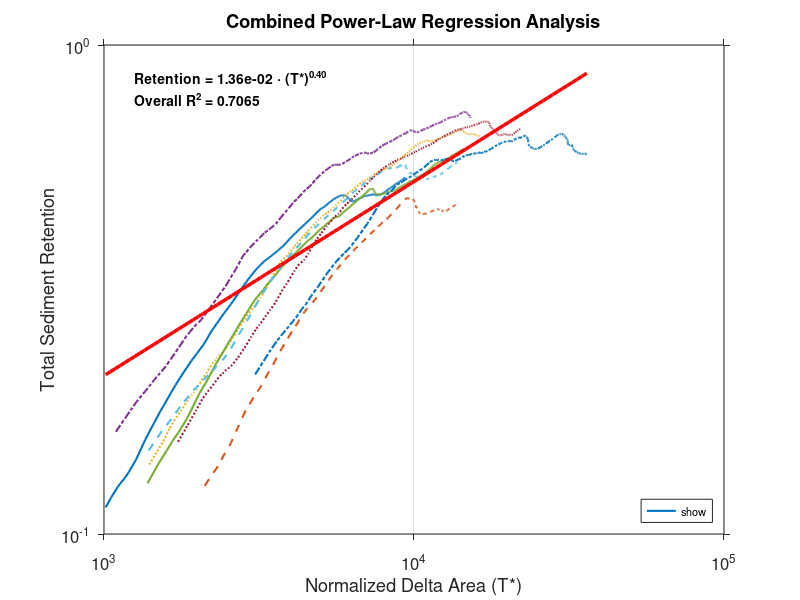

Reproduce this figure in MATLAB.
%% Sensitivity Analysis
load('logdata.mat')

%% 0. Calculate Analysis Start Point for Each Experiment
% -------------------------------------------------------------------------
% Find the index where 'wetfrac' reaches its maximum value to set
% the dynamic start point for analysis.
disp('0. Calculating analysis start points (based on wetfrac)...');
try
    if isfield(log, 'wetfrac') && ~isempty(log.wetfrac)
        num_cols = size(log.wetfrac, 2);
        [~, max_indices] = max(log.wetfrac(:, 1:num_cols));
        disp('Calculation complete. Start indices (max_indices):');
        disp(max_indices);
    else
        error('Field "log.wetfrac" is empty or does not exist.');
    end
catch ME
    disp('Error: Failed to calculate wetfrac indices. Check the message below.');
    disp(ME.message);
    return; % Stop execution on error
end

%% 1. Extract Parameters for All Experiments
% -------------------------------------------------------------------------
% Extract experiment conditions (settlevel, Qw, total) from folder names.
disp('1. Extracting parameters from folder names...');
num_experiments = length(log.folders);
params = []; % Structure array to store valid experiments
for i = 1:num_experiments
    folder_info = log.folders{i};
    token_settle = regexp(folder_info, 'settlevel(\d+\.?\d*)', 'tokens');
    token_qw = regexp(folder_info, 'Qw(\d+\.?\d*)', 'tokens');
    token_total = regexp(folder_info, 'total(\d+\.?\d*)', 'tokens');
    
    if isempty(token_settle) || isempty(token_qw) || isempty(token_total)
        warning('Skipping experiment "%s": Unable to find all parameters.', folder_info);
        continue;
    end
    
    % Store valid experiment info
    params(end+1).settlevel = str2double(token_settle{1}{1});
    params(end).Qw = str2double(token_qw{1}{1});
    params(end).total = str2double(token_total{1}{1});
    params(end).index = i; % Original index in log data
end
disp('Parameter extraction complete.');

%% 2. Prepare Combined Data (Single Loop)
% -------------------------------------------------------------------------
% Prepare data for all analyses (combined, grouped, multi-regression) in one loop.
disp('2. Preparing data for analysis...');

% Variables for Combined Analysis
all_Tstar = [];
all_R_total = [];

% Variables for Grouped Analysis
Tstar_per_exp = cell(1, length(params));
R_total_per_exp = cell(1, length(params));
legend_names = cell(1, length(params));

% Variables for Multi-Regression Analysis
all_delta_area_multi = [];
all_R_total_multi = [];
all_ws_multi = [];
all_Qw_multi = [];
all_C_multi = [];

for i = 1:length(params)
    p = params(i);
    w_s = p.settlevel;
    
    % Apply dynamic start index from Step 0
    start_idx_R = max_indices(p.index); 
    start_idx_T = start_idx_R + 1;
    
    % Check data boundaries
    if start_idx_T > size(log.delta_area, 1)
        warning('Experiment %d: Calculated start index (%d) exceeds data range. Skipping.', p.index, start_idx_R);
        Tstar_vector = [];
        R_total_vector = [];
        delta_area_vector = [];
    else
        Tstar_vector = log.delta_area(start_idx_T:end, p.index) * w_s ./ (p.total * p.Qw);
        
        % <<< Use delta_retention_total instead of r_mud + r_sand >>>
        R_total_vector = log.delta_retention_total(start_idx_R:end, p.index);
        
        delta_area_vector = log.delta_area(start_idx_T:end, p.index); % For multi-regression
    end
    
    % [Filter] Select data where delta_area < 16e7
    % 1. Find indices meeting the condition
    delta_area_filter = delta_area_vector < 16e7;
    
    % 2. Apply filter to vectors
    delta_area_vector = delta_area_vector(delta_area_filter);
    Tstar_vector = Tstar_vector(delta_area_filter);
    
    % Adjust R_total_vector length to match Tstar (if needed)
    if length(R_total_vector) == length(delta_area_filter) + 1
        R_total_vector = R_total_vector(2:end); % Align start point with Tstar
    end
    
    % Apply filter to R_total
    R_total_vector = R_total_vector(delta_area_filter);
    
    % Filter valid data (exclude 0, NaN, Inf)
    valid_idx = Tstar_vector > 0 & R_total_vector > 0 & isfinite(Tstar_vector) & isfinite(R_total_vector);
    
    % 1. Store Grouped Data
    Tstar_per_exp{i} = Tstar_vector(valid_idx);
    R_total_per_exp{i} = R_total_vector(valid_idx);
    legend_names{i} = sprintf('w_s=%.2f, Q_w=%d, C=%.1f', p.settlevel, p.Qw, p.total);
    
    % 2. Accumulate Combined Data
    all_Tstar = [all_Tstar; Tstar_per_exp{i}];
    all_R_total = [all_R_total; R_total_per_exp{i}];
    
    % 3. Accumulate Multi-Regression Data
    final_delta_area_vector = delta_area_vector(valid_idx);
    num_valid_points = length(final_delta_area_vector);
    
    all_delta_area_multi = [all_delta_area_multi; final_delta_area_vector];
    all_R_total_multi = [all_R_total_multi; R_total_per_exp{i}];
    all_ws_multi = [all_ws_multi; repmat(p.settlevel, num_valid_points, 1)];
    all_Qw_multi = [all_Qw_multi; repmat(p.Qw, num_valid_points, 1)];
    all_C_multi = [all_C_multi; repmat(p.total, num_valid_points, 1)];
end
disp('Data preparation complete.');

%% 3. Combined Regression Analysis and Plotting
% -------------------------------------------------------------------------
% Fit a single Power-Law model to all experiment data and visualize.
disp('3. Generating combined regression plot...');

if length(all_Tstar) > 1
    % Log transformation for power-law fit
    log_Tstar_all = log10(all_Tstar);
    log_R_total_all = log10(all_R_total);
    
    % Linear fit in log-log space
    p_fit_all = polyfit(log_Tstar_all, log_R_total_all, 1);
    b = p_fit_all(1); 
    a = 10^p_fit_all(2);
    
    % Calculate R-squared
    y_fit_all = polyval(p_fit_all, log_Tstar_all);
    r_squared_all = 1 - sum((log_R_total_all - y_fit_all).^2) / sum((log_R_total_all - mean(log_R_total_all)).^2);
    
    % Create Figure
    fig1 = figure('Name', 'Combined Log-Log Plot with Power-Law Fit', 'Color', 'w');
    hold on; grid on;
    
    % --- Plot each group with unique lines ---
    colors = lines(length(Tstar_per_exp)); % Use default colormap
    line_styles = {'-', '--', ':', '-.'}; % Cycle through 4 styles
    
    for i = 1:length(Tstar_per_exp)
        if ~isempty(Tstar_per_exp{i})
            % Sort for clean line plotting
            [sorted_Tstar, sort_idx] = sort(Tstar_per_exp{i});
            sorted_R_total = R_total_per_exp{i}(sort_idx);
            
            % Determine color and style
            current_color = colors(i, :);
            current_style = line_styles{mod(i-1, length(line_styles)) + 1};
            
            loglog(sorted_Tstar, sorted_R_total, ...
                   'Color', current_color, ...
                   'LineStyle', current_style, ...
                   'LineWidth', 1.5, ...
                   'DisplayName', legend_names{i});
        end
    end
    
    % Plot Overall Regression Line
    log_Tstar_fit_range = linspace(min(log_Tstar_all), max(log_Tstar_all), 100);
    log_R_total_fit_line = polyval(p_fit_all, log_Tstar_fit_range);
    
    plot(10.^log_Tstar_fit_range, 10.^log_R_total_fit_line, 'r-', ...
        'LineWidth', 2.5, 'DisplayName', 'Overall Power-Law Fit');
    
    % Axis Settings
    set(gca, 'XScale', 'log', 'YScale', 'log', 'FontSize', 12, 'TickDir', 'out', 'Box', 'on');
    title('Combined Power-Law Regression Analysis');
    xlabel('Normalized Delta Area (T*)'); 
    ylabel('Total Sediment Retention');
    
    % Legend
    legend('show', 'Location', 'southeast', 'NumColumns', 2, 'FontSize', 8, 'Box', 'off');
    
    % Add Equation and R-squared Text
    equation_text = sprintf('Retention = %.2e \\cdot (T*)^{%.2f}', a, b);
    rsquared_text = sprintf('Overall R^2 = %.4f', r_squared_all);
    
    text(0.05, 0.95, {equation_text, rsquared_text}, 'Units', 'normalized', ...
         'VerticalAlignment', 'top', 'BackgroundColor', 'none', 'EdgeColor', 'none', ...
         'FontSize', 10, 'FontWeight', 'bold');
     
    hold off;
    disp('Combined plot generation complete.');
else
    disp('Not enough valid data for combined regression analysis.');
end